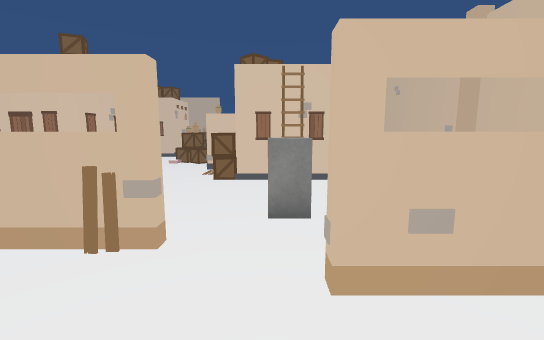
[1] (above)

22 first-person views from a walk through a scene from a Unity 3-D project. The camera is 1.5 m above the floor, tilts 8° down and sees 90° across. The floor is counted in squares, 1 m on a side. Each view is taken from the middle of a square. On the plan, view 1 faces up. The plan holds only what a view shows up to about 14 squares ahead; the rest is blank. The place goes on beyond the plan. The player is left out. Some surface patterns are stand-ins.

[2]
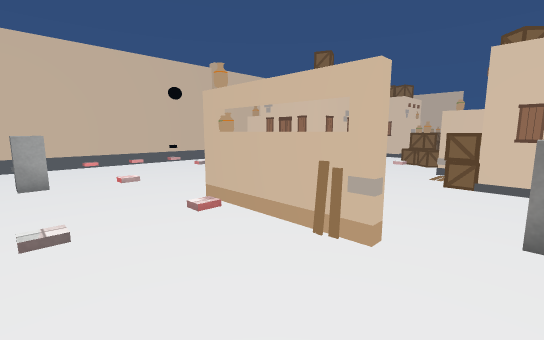

[3]
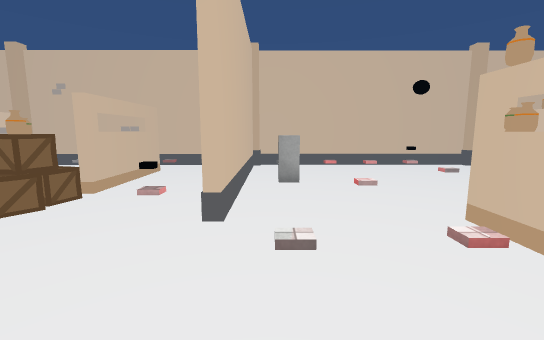

[4]
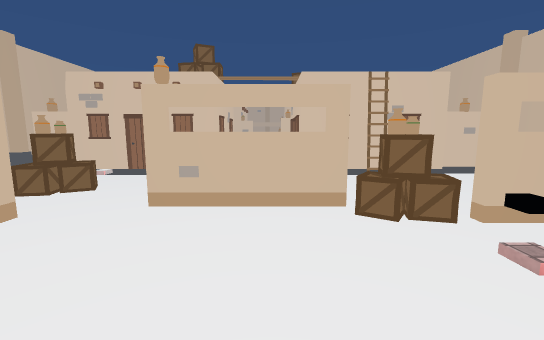

[5]
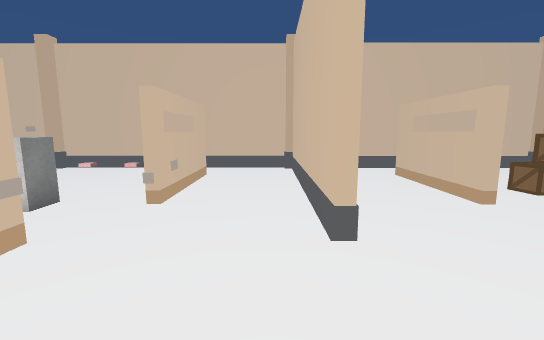

[6]
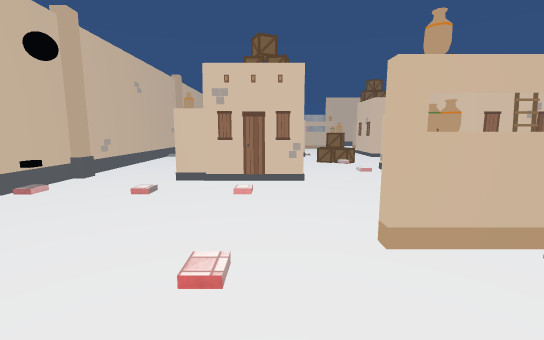

[7]
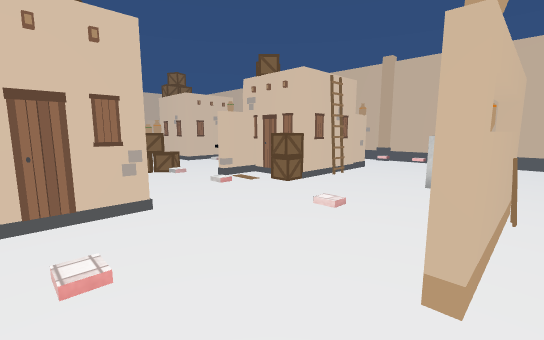

[8]
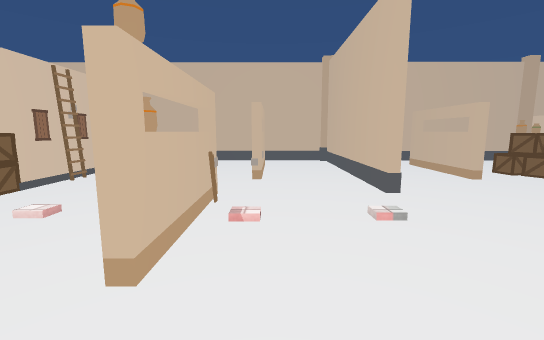

[9]
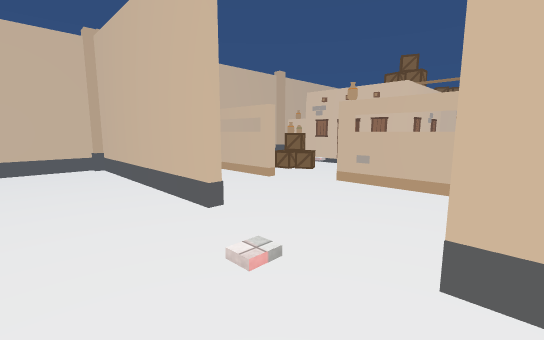

[10]
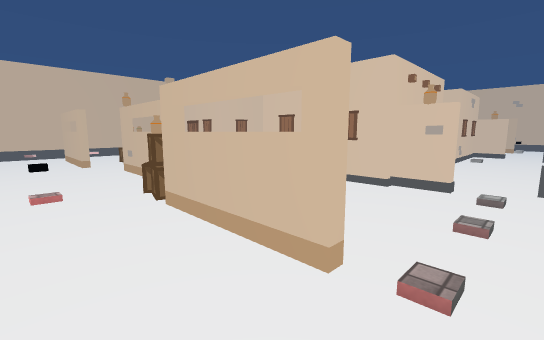

[11]
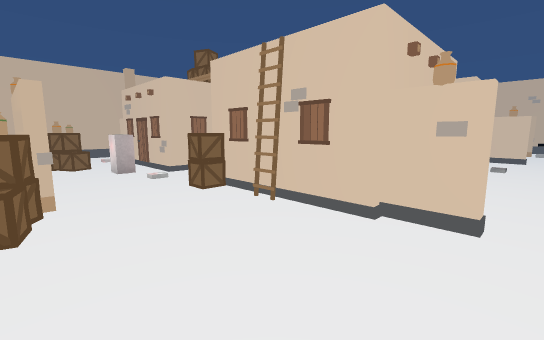

[12]
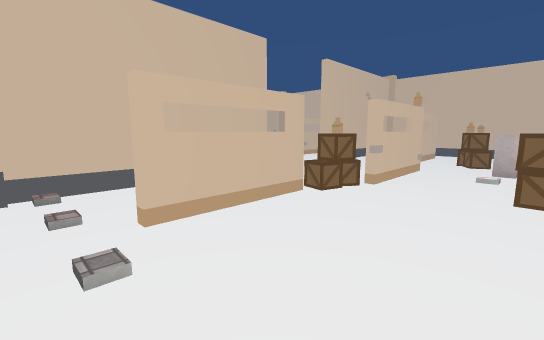

[13]
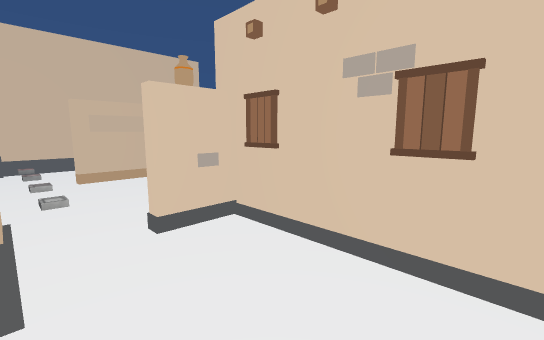

[14]
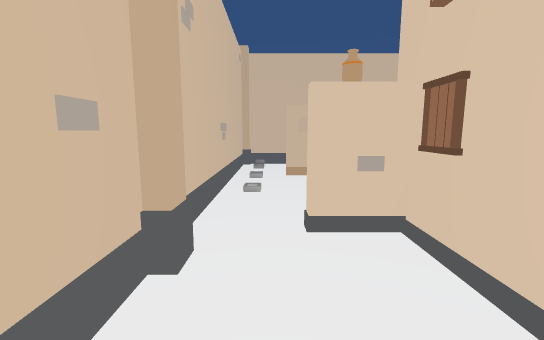

[15]
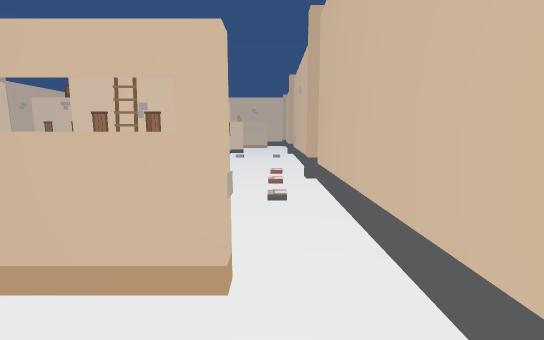

[16]
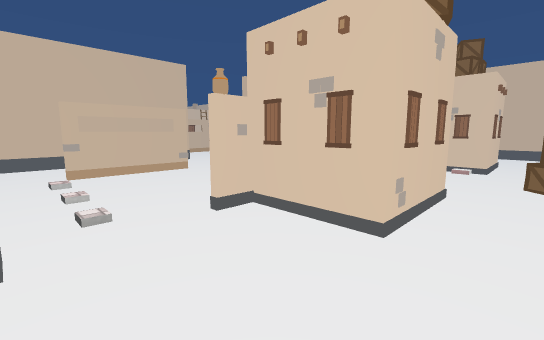

[17]
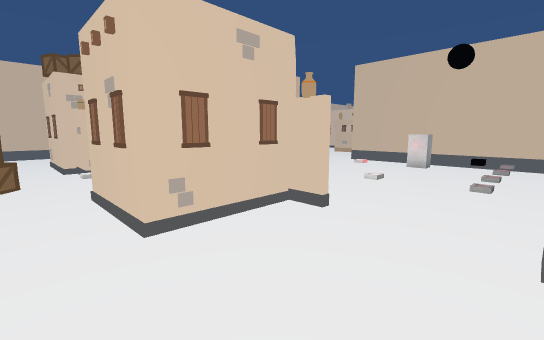

[18]
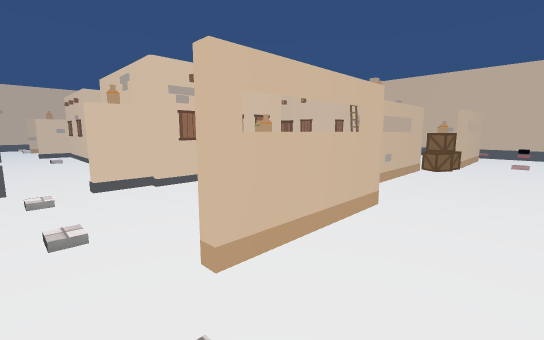

[19]
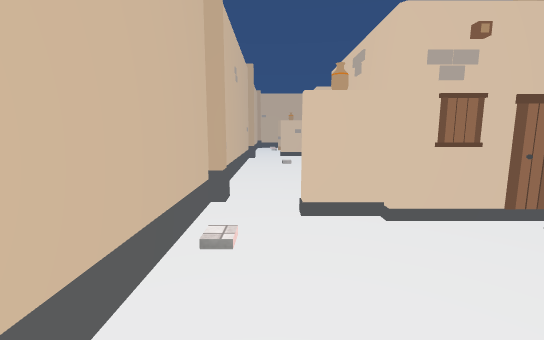

[20]
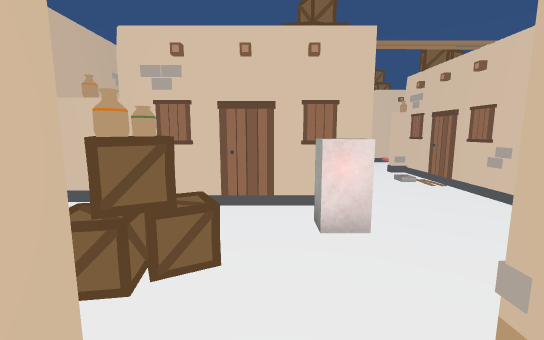

[21]
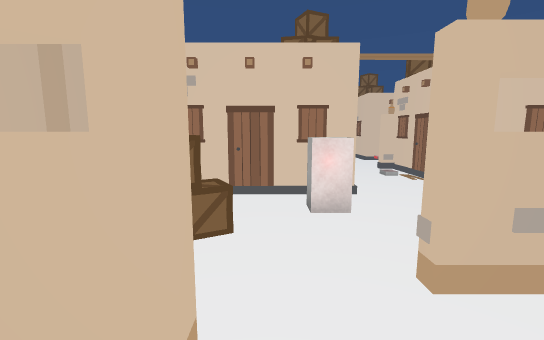

[22]
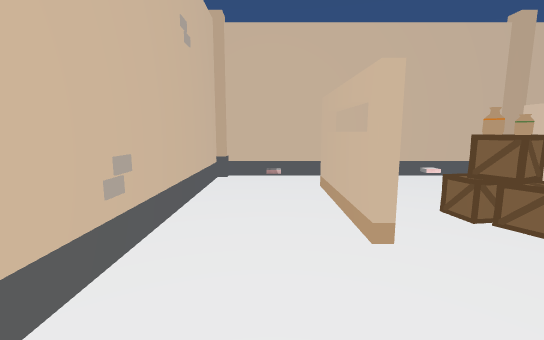

### Floor plan
Key: @ floor where view 1 was taken; # wall or solid block; . floor; = window, fence, low wall or low ledge; O other object.
Columns run from 14 left of view 1 to 7 right of it. Each row starts with its distance up from view 1.
 13 #.........OO.........#
 12 #....................#
 11 O....O  #...O###O....#
 10 O....#  #....####....#
  9 #....#  #...O####....#
  8 #....#.........#O#...#
  7 #....................#
  6 #.O..................#
  5 #.............O......#
  4 #....................#
  3 #........O==#..O..O..#
  2 #..............#==#..#
  1 #....O...............#
  0 #....O........@......#
 -1 #########....#########
 -2 #.......O............#
 -3 #....................#
 -4 #....................#
 -5 #..#==#OO#..O..#==#..#
 -6 #......O.O==O...O....#
 -7 #..............OO....#
 -8 #............O.......#
 -9 #......OOO...........#
-10 #..O#####O..######O..#
-11 ##..#   ##..#     ..##
-12 #...#    #..#     ...#
-13 #...#    #..#    O...#
-14  ...#             ...#

Where each view was taken, in squares from view 1:
view 1: 0 up, 0 right, facing up
view 2: 0 up, 0 right, facing up-left
view 3: 0 up, 1 left, facing left
view 4: 0 up, 4 left, facing down
view 5: 0 up, 5 left, facing right
view 6: 0 up, 7 left, facing up
view 7: 3 up, 8 left, facing up-right
view 8: 2 up, 8 left, facing right
view 9: 2 up, 6 left, facing down-right
view 10: 2 down, 13 left, facing down-right
view 11: 5 down, 12 left, facing down-right
view 12: 9 down, 13 left, facing up-right
view 13: 14 down, 13 left, facing up-right
view 14: 14 down, 12 left, facing up
view 15: 0 up, 5 right, facing up
view 16: 13 up, 6 right, facing down-left
view 17: 13 up, 13 left, facing down-right
view 18: 2 down, 6 right, facing down-left
view 19: 5 down, 5 right, facing down
view 20: 4 down, 0 right, facing down
view 21: 3 down, 0 right, facing down
view 22: 3 down, 3 left, facing right
